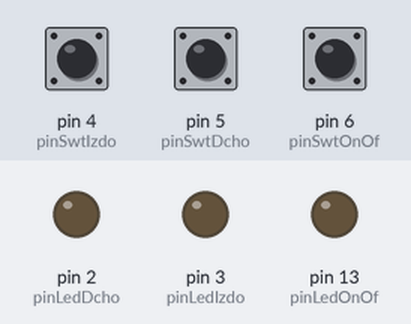
The sketch below on a simulated Arduino Uno, built with avr-gcc and run on an emulated ATmega328P. On the bench: output pins drawn as LEDs (lit = HIGH). Dashed ring = blinking. Inputs (shaded band) come from the test bench; at power-on: pin 6 (pinSwtOnOf) LOW, pin 4 (pinSwtIzdo) LOW, pin 5 (pinSwtDcho) LOW.

Above: at 1.2 s.
1.3 s: pin 6 (pinSwtOnOf) pulled HIGH for 3.2 s
At 4.8 s:
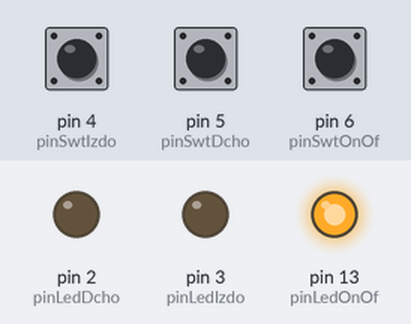
6.0 s: pin 4 (pinSwtIzdo) pulled HIGH for 0.15 s
At 6.9 s:
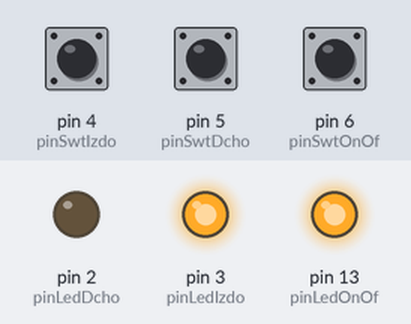
9.1 s: pin 5 (pinSwtDcho) pulled HIGH for 0.15 s
At 9.9 s:
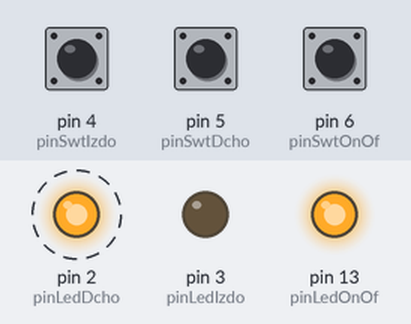
12.2 s: pin 4 (pinSwtIzdo) pulled HIGH for 1 s
At 12.9 s:
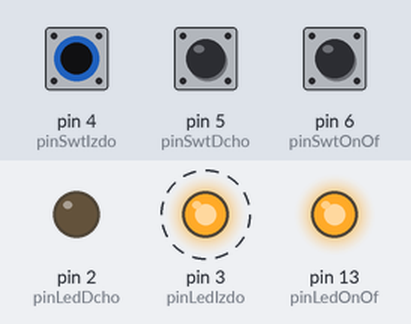
16.0 s: pin 5 (pinSwtDcho) pulled HIGH for 1 s
At 16.9 s:
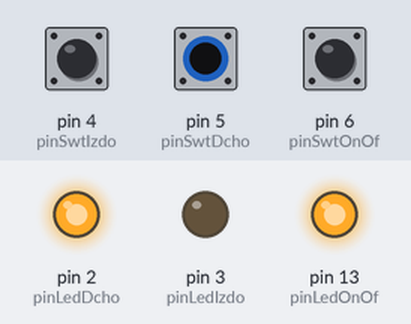
Timing chart, 0 to 20.0 s (numbered marks = the images above; inputs shaded):
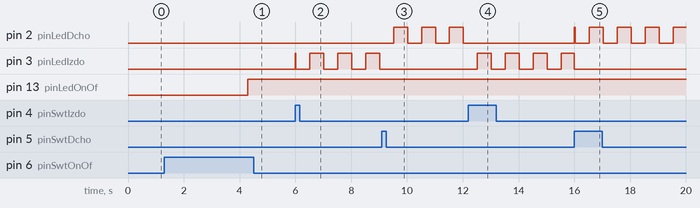

Measured:
- after the input at 1.3 s, pin 13 (pinLedOnOf): LOW → HIGH after 3.0 s
- after the input at 6.0 s, pin 3 (pinLedIzdo): LOW → HIGH at once, then repeats every 1.0 s: LOW 0.50 s, HIGH 0.50 s
- after the input at 9.1 s, pin 2 (pinLedDcho): alternates HIGH for 0.50 s and LOW for 0.50 s, starting after 0.42 s; pin 3 (pinLedIzdo): stops changing and stays LOW
- after the input at 12.2 s, pin 2 (pinLedDcho): stops changing and stays LOW; pin 3 (pinLedIzdo): alternates HIGH for 0.50 s and LOW for 0.50 s, starting after 0.33 s
- after the input at 16.0 s, pin 2 (pinLedDcho): LOW → HIGH at once, then repeats every 1.0 s: LOW 0.50 s, HIGH 0.50 s; pin 3 (pinLedIzdo): goes on until 16.0 s, then stays LOW

The sketch:

Proyecto_002.ino
```cpp
/**
   gestion del tiempo trascurrido
*/
unsigned long relojPeriodo = 0;
// tiempo de encendido y apagado
const int periodoOnOff = 500;
unsigned long intOnOffClock = 0;
// duracion del intermitente funcionando
const int intEnabledPeriod = 5000;
// control OnOff
unsigned long sysOnOffClock = 0;
const int sysOnOffControl = 3000;


// control de luz
int modoLuz = 0;
int tiposLuz[] = {1, 2, 3, 0};

boolean estadoIntermitenteDcho = false;
boolean estadoIntermitenteIzdo = false;
boolean estadoEncendidoSistema = false;
boolean prevOnOfStatus = false;

boolean parpadeoOnOff = false;
boolean intermitenteOnOff = false;

// Salidas de luces
int pinLedDcho = 2;
int pinLedIzdo = 3;
int pinLedOnOf = 13;

// Pusadores de entrada
int pinSwtOnOf = 6;
int pinSwtDcho = 5;
int pinSwtIzdo = 4;

void setup() {
  relojPeriodo = millis();
  intOnOffClock = millis();
  sysOnOffClock = millis();
  pinMode(pinLedDcho, OUTPUT);
  pinMode(pinLedIzdo, OUTPUT);
  pinMode(pinLedOnOf, OUTPUT);

  pinMode(pinSwtDcho, INPUT);
  pinMode(pinSwtIzdo, INPUT);
  pinMode(pinSwtOnOf, INPUT);
}

void loop() {
  controlPulsadores();

  controlEncendido();
  //
  controlParpadeoIntermitente();
  controlTiempoEncendidoIntermitente();

  controlLuces();

}

boolean isActiadoDerecho() {
  return estadoEncendidoSistema && estadoIntermitenteDcho && parpadeoOnOff && intermitenteOnOff;
}

boolean isActiadoIzquierdo() {
  return estadoEncendidoSistema && estadoIntermitenteIzdo && parpadeoOnOff && intermitenteOnOff;
}

boolean isLuzEncendida() {
  return estadoEncendidoSistema;
}

/**
   Controla
*/
void controlEncendido() {
  if (prevOnOfStatus && (millis() - sysOnOffClock > sysOnOffControl)) {
    estadoEncendidoSistema = !estadoEncendidoSistema;
    sysOnOffClock = millis();
  }
}

/**
   Controla esl estado de la luz intermintente, luce o no
*/
void controlParpadeoIntermitente() {
  // control de parpadeo de intermitente
  if ((millis() - relojPeriodo > periodoOnOff)) {
    parpadeoOnOff = !parpadeoOnOff;
    relojPeriodo = millis();
  }
}

/**
   gestiona el tiempo de funcinamiento del intermintente
*/
void controlTiempoEncendidoIntermitente() {
  // control de parpadeo de intermitente
  if (millis() - intOnOffClock > intEnabledPeriod) {
    intOnOffClock = millis();
    intermitenteOnOff = false;
  }
}

/**
   Lee los pulsadores y configura el estado de la maquina
*/
void controlPulsadores() {
  boolean _izdoStatus = digitalRead(pinSwtIzdo);
  boolean _dchoStatus = digitalRead(pinSwtDcho);
  boolean _onOfStatus = digitalRead(pinSwtOnOf);

  //Control de estado encendido
  if (_onOfStatus) {
    // Pulsado
    if (!prevOnOfStatus) {
      // Modo de luz
      modoLuz = tiposLuz[modoLuz];
      prevOnOfStatus = true;
      sysOnOffClock = millis();
    }
  } else {
    prevOnOfStatus = false;
  }

  // Control estado intermitentes
  if ((_izdoStatus ^ _dchoStatus) || (_izdoStatus ^ _dchoStatus)) {
    estadoIntermitenteDcho = _dchoStatus;
    estadoIntermitenteIzdo = _izdoStatus;
    intOnOffClock = millis();
    intermitenteOnOff = true;
  }
}

/**
   Encender apargar las luces
*/
void controlLuces() {
  digitalWrite(pinLedDcho, isActiadoDerecho());
  digitalWrite(pinLedIzdo, isActiadoIzquierdo());
  digitalWrite(pinLedOnOf, isLuzEncendida());
}
```
